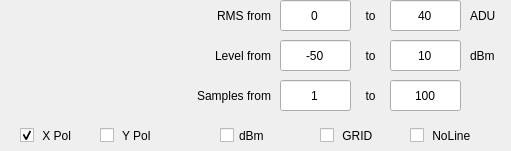
    <widget class="QWidget" name="ctrl_rms" native="true">
     <property name="geometry">
      <rect>
       <x>630</x>
       <y>0</y>
       <width>511</width>
       <height>151</height>
      </rect>
     </property>
     <widget class="QLabel" name="qlabel_level_from_3">
      <property name="geometry">
       <rect>
        <x>160</x>
        <y>0</y>
        <width>111</width>
        <height>31</height>
       </rect>
      </property>
      <property name="text">
       <string>RMS from</string>
      </property>
      <property name="alignment">
       <set>Qt::AlignRight|Qt::AlignTrailing|Qt::AlignVCenter</set>
      </property>
     </widget>
     <widget class="QLineEdit" name="qline_rms_min">
      <property name="geometry">
       <rect>
        <x>280</x>
        <y>0</y>
        <width>71</width>
        <height>31</height>
       </rect>
      </property>
      <property name="text">
       <string>0</string>
      </property>
      <property name="alignment">
       <set>Qt::AlignCenter</set>
      </property>
     </widget>
     <widget class="QLabel" name="qlabel_level_to_3">
      <property name="geometry">
       <rect>
        <x>350</x>
        <y>0</y>
        <width>41</width>
        <height>31</height>
       </rect>
      </property>
      <property name="text">
       <string>to</string>
      </property>
      <property name="alignment">
       <set>Qt::AlignCenter</set>
      </property>
     </widget>
     <widget class="QLineEdit" name="qline_rms_max">
      <property name="geometry">
       <rect>
        <x>390</x>
        <y>0</y>
        <width>71</width>
        <height>31</height>
       </rect>
      </property>
      <property name="text">
       <string>40</string>
      </property>
      <property name="alignment">
       <set>Qt::AlignCenter</set>
      </property>
     </widget>
     <widget class="QCheckBox" name="qcheck_rms_noline">
      <property name="geometry">
       <rect>
        <x>410</x>
        <y>120</y>
        <width>71</width>
        <height>31</height>
       </rect>
      </property>
      <property name="text">
       <string> NoLine</string>
      </property>
      <property name="checked">
       <bool>false</bool>
      </property>
     </widget>
     <widget class="QCheckBox" name="qcheck_rms_grid">
      <property name="enabled">
       <bool>true</bool>
      </property>
      <property name="geometry">
       <rect>
        <x>320</x>
        <y>120</y>
        <width>61</width>
        <height>31</height>
       </rect>
      </property>
      <property name="text">
       <string> GRID</string>
      </property>
      <property name="checked">
       <bool>false</bool>
      </property>
     </widget>
     <widget class="QLabel" name="qlabel_level_unit_3">
      <property name="geometry">
       <rect>
        <x>470</x>
        <y>0</y>
        <width>41</width>
        <height>31</height>
       </rect>
      </property>
      <property name="layoutDirection">
       <enum>Qt::LeftToRight</enum>
      </property>
      <property name="text">
       <string>ADU</string>
      </property>
      <property name="alignment">
       <set>Qt::AlignLeading|Qt::AlignLeft|Qt::AlignVCenter</set>
      </property>
     </widget>
     <widget class="QLineEdit" name="qline_rms_level_max">
      <property name="geometry">
       <rect>
        <x>390</x>
        <y>40</y>
        <width>71</width>
        <height>31</height>
       </rect>
      </property>
      <property name="text">
       <string>10</string>
      </property>
      <property name="alignment">
       <set>Qt::AlignCenter</set>
      </property>
     </widget>
     <widget class="QLineEdit" name="qline_rms_level_min">
      <property name="geometry">
       <rect>
        <x>280</x>
        <y>40</y>
        <width>71</width>
        <height>31</height>
       </rect>
      </property>
      <property name="text">
       <string>-50</string>
      </property>
      <property name="alignment">
       <set>Qt::AlignCenter</set>
      </property>
     </widget>
     <widget class="QLabel" name="qlabel_sample_from_5">
      <property name="geometry">
       <rect>
        <x>170</x>
        <y>40</y>
        <width>101</width>
        <height>31</height>
       </rect>
      </property>
      <property name="text">
       <string>Level from</string>
      </property>
      <property name="alignment">
       <set>Qt::AlignRight|Qt::AlignTrailing|Qt::AlignVCenter</set>
      </property>
     </widget>
     <widget class="QLabel" name="qlabel_sample_to_5">
      <property name="geometry">
       <rect>
        <x>350</x>
        <y>40</y>
        <width>41</width>
        <height>31</height>
       </rect>
      </property>
      <property name="text">
       <string>to</string>
      </property>
      <property name="alignment">
       <set>Qt::AlignCenter</set>
      </property>
     </widget>
     <widget class="QCheckBox" name="qcheck_ypol_rms">
      <property name="geometry">
       <rect>
        <x>100</x>
        <y>120</y>
        <width>61</width>
        <height>31</height>
       </rect>
      </property>
      <property name="text">
       <string> Y Pol</string>
      </property>
      <property name="checked">
       <bool>false</bool>
      </property>
     </widget>
     <widget class="QCheckBox" name="qcheck_xpol_rms">
      <property name="geometry">
       <rect>
        <x>20</x>
        <y>120</y>
        <width>61</width>
        <height>31</height>
       </rect>
      </property>
      <property name="text">
       <string> X Pol</string>
      </property>
      <property name="checked">
       <bool>true</bool>
      </property>
     </widget>
     <widget class="QCheckBox" name="qcheck_raw_dbm">
      <property name="geometry">
       <rect>
        <x>220</x>
        <y>120</y>
        <width>91</width>
        <height>31</height>
       </rect>
      </property>
      <property name="text">
       <string>dBm</string>
      </property>
      <property name="checked">
       <bool>false</bool>
      </property>
     </widget>
     <widget class="QLabel" name="qlabel_level_unit_4">
      <property name="geometry">
       <rect>
        <x>470</x>
        <y>40</y>
        <width>41</width>
        <height>31</height>
       </rect>
      </property>
      <property name="layoutDirection">
       <enum>Qt::LeftToRight</enum>
      </property>
      <property name="text">
       <string>dBm</string>
      </property>
      <property name="alignment">
       <set>Qt::AlignLeading|Qt::AlignLeft|Qt::AlignVCenter</set>
      </property>
     </widget>
     <widget class="QLineEdit" name="qline_rms_sample_stop">
      <property name="geometry">
       <rect>
        <x>390</x>
        <y>80</y>
        <width>71</width>
        <height>31</height>
       </rect>
      </property>
      <property name="text">
       <string>100</string>
      </property>
      <property name="alignment">
       <set>Qt::AlignCenter</set>
      </property>
     </widget>
     <widget class="QLabel" name="qlabel_sample_from_6">
      <property name="geometry">
       <rect>
        <x>170</x>
        <y>80</y>
        <width>101</width>
        <height>31</height>
       </rect>
      </property>
      <property name="text">
       <string>Samples from</string>
      </property>
      <property name="alignment">
       <set>Qt::AlignRight|Qt::AlignTrailing|Qt::AlignVCenter</set>
      </property>
     </widget>
     <widget class="QLabel" name="qlabel_sample_to_6">
      <property name="geometry">
       <rect>
        <x>350</x>
        <y>80</y>
        <width>41</width>
        <height>31</height>
       </rect>
      </property>
      <property name="text">
       <string>to</string>
      </property>
      <property name="alignment">
       <set>Qt::AlignCenter</set>
      </property>
     </widget>
     <widget class="QLineEdit" name="qline_rms_sample_start">
      <property name="geometry">
       <rect>
        <x>280</x>
        <y>80</y>
        <width>71</width>
        <height>31</height>
       </rect>
      </property>
      <property name="text">
       <string>1</string>
      </property>
      <property name="alignment">
       <set>Qt::AlignCenter</set>
      </property>
     </widget>
    </widget>
